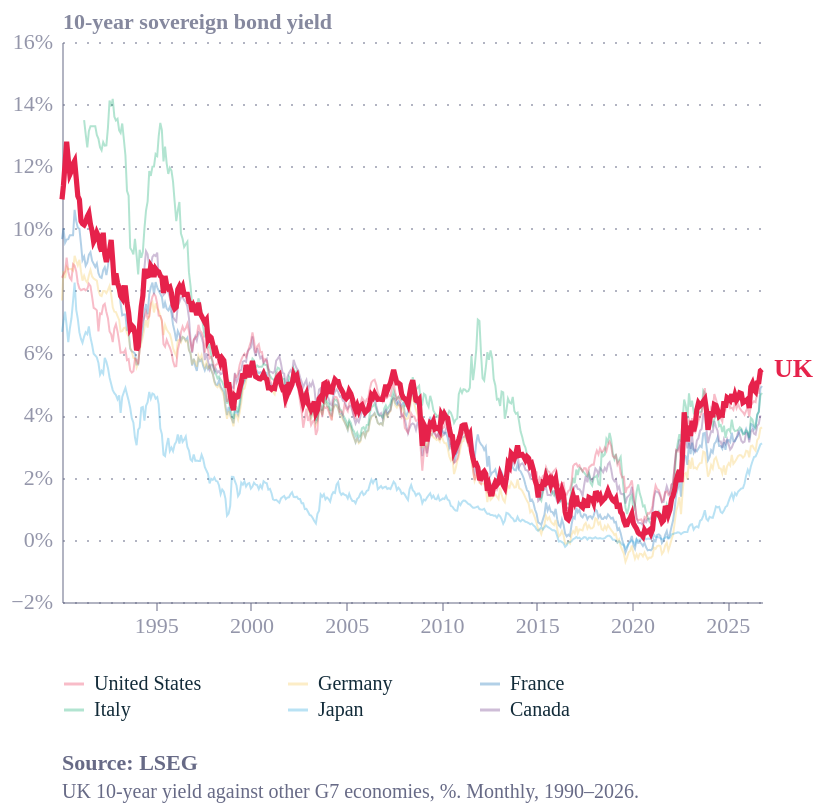

The Vega-Lite source for this figure:
### Vega-Lite specification from a JSON file in a GitHub repository (floating-point values rounded to 4 significant figures; data arrays with more than 128 entries replaced by an {"elided": "..."} marker saying what was removed)
{"config": {"font": "Circular Std", "text": {"color": "#676A86", "align": "left", "baseline": "middle", "dx": 7, "dy": 0, "fontSize": 11}, "view": {"stroke": "transparent", "continuousWidth": 400, "continuousHeight": 300, "discreteWidth": 400, "discreteHeight": 300, "fill": "transparent"}, "range": {"category": ["#36B7B4", "#E6224B", "#F4C245", "#0063AF", "#00A767", "#179FDB", "#EB5C2E"], "diverging": ["#E6224B", "#E54753", "#C9C9C9", "#179FDB", "#122B39"], "heatmap": ["#C9C9C9", "#179FDB", "#0063AF", "#122B39"], "ordinal": ["#00A767", "#36B7B4", "#179FDB", "#0063AF", "#243B5A"]}, "bar": {"color": "#179fdb"}, "line": {"color": "#e6224b"}, "rule": {"color": "#676A86"}, "area": {"opacity": 0.3}, "point": {"filled": true, "size": 80, "color": "#e6224b", "opacity": 0.95}, "geoshape": {"stroke": "white", "strokeWidth": 0.3}, "rect": {"fill": "#d6d4d4", "opacity": 0.3}, "axis": {"labelColor": "#676A86", "labelFontSize": 11, "labelFont": "Circular Std", "labelOpacity": 0.7, "tickColor": "#676A86", "tickOpacity": 0.5, "domainColor": "#676A86", "domainOpacity": 0.5, "gridColor": "#676A86", "gridDash": [2, 2], "gridOpacity": 0.5, "title": null, "titleColor": "#676A86", "titleOpacity": 0.8, "tickSize": 4}, "axisXDiscrete": {"grid": false, "labelAngle": 0, "tickCount": 10, "tickOpacity": 0.5, "title": null}, "axisYDiscrete": {"ticks": false, "labelPadding": 5}, "axisXTemporal": {"grid": false, "ticks": true}, "axisXQuantitative": {"grid": true}, "axisYQuantitative": {"gridColor": "#676A86", "gridDash": [1, 5], "gridOpacity": 0.5, "ticks": false, "labelPadding": 5, "tickCount": 8, "titleAngle": 0, "titleAlign": "left", "titleBaseline": "bottom", "titleX": 0, "titleY": -5}, "title": {"color": "#676A86E6", "subtitleColor": "#676A86", "font": "Circular Std", "subtitleFont": "Circular Std", "anchor": "start", "fontSize": 14, "subtitleFontSize": 12, "subtitlePadding": 4, "offset": 0, "frame": "group"}, "legend": {"titleColor": "#122b39", "title": null, "labelColor": "#122b39", "labelFontSize": 11}, "background": "white"}, "layer": [{"data": {"name": "data-feda57f5a573f714f775f1e8592272da"}, "mark": {"type": "line", "opacity": 0.3, "strokeWidth": 1}, "encoding": {"color": {"field": "country", "legend": {"columnPadding": 40, "columns": 3, "labelFontSize": 10, "orient": "bottom", "symbolLimit": 0, "title": null}, "scale": {"domain": ["United States", "Germany", "France", "Italy", "Japan", "Canada"], "range": ["#E6224B", "#F4C245", "#0063AF", "#00A767", "#179FDB", "#5C267B"]}, "type": "nominal"}, "detail": {"field": "country", "type": "nominal"}, "x": {"axis": {"format": "%Y", "tickCount": 8}, "field": "date", "title": null, "type": "temporal"}, "y": {"axis": {"labelExpr": "datum.label + '%'"}, "field": "yield", "scale": {"zero": true}, "title": "10-year sovereign bond yield", "type": "quantitative"}}}, {"data": {"name": "data-1be8e49d7e9cc7e4266a224c7a8dd2e6"}, "mark": {"type": "line", "color": "#E6224B", "strokeWidth": 2.6}, "encoding": {"x": {"field": "date", "type": "temporal"}, "y": {"field": "yield", "type": "quantitative"}}}, {"data": {"name": "data-1be8e49d7e9cc7e4266a224c7a8dd2e6"}, "mark": {"type": "text", "align": "left", "color": "#E6224B", "dx": 6, "fontSize": 13, "fontWeight": "bold"}, "encoding": {"text": {"value": "UK"}, "x": {"aggregate": "max", "field": "date", "type": "temporal"}, "y": {"aggregate": {"argmax": "date"}, "field": "yield", "type": "quantitative"}}}], "height": 280, "title": {"text": "Source: LSEG", "anchor": "start", "color": "#676A86", "dy": 12, "fontSize": 11, "orient": "bottom", "subtitle": ["UK 10-year yield against other G7 economies, %. Monthly, 1990–2026."], "subtitleColor": "#676A86", "subtitleFontSize": 10}, "width": 350, "$schema": "https://vega.github.io/schema/vega-lite/v6.4.1.json", "datasets": {"data-feda57f5a573f714f775f1e8592272da": {"elided": "2587 records"}, "data-1be8e49d7e9cc7e4266a224c7a8dd2e6": {"elided": "442 records"}}}
